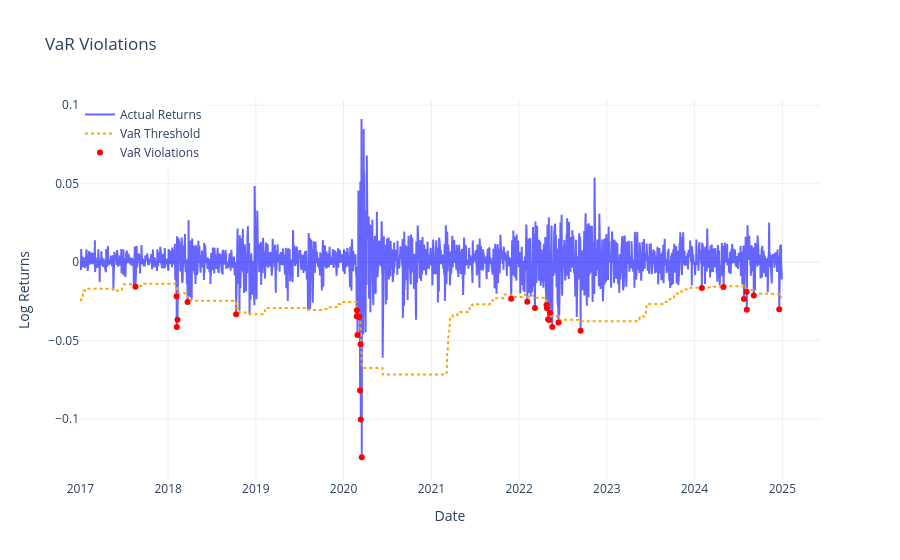

The notebook cell this image was saved under:
### Code cell
plots.plot_var_violations(snp_garch_fbm_var, var_col='VaR_99', predicted_col='predicted_log_returns')

### Figure 1 — Plotly figure (JSON) as saved in the notebook; plotly's stock layout.template omitted (floating-point values rounded to 4 significant figures; data arrays with more than 128 entries replaced by an {"elided": "..."} marker saying what was removed)
{"data": [{"line": {"color": "blue"}, "mode": "lines", "name": "Actual Returns", "opacity": 0.6, "type": "scatter", "x": {"elided": "2012 str values"}, "y": {"elided": "2012 float values"}}, {"line": {"color": "orange", "dash": "dot"}, "mode": "lines", "name": "VaR Threshold", "type": "scatter", "x": {"elided": "2012 str values"}, "y": {"elided": "2012 float values"}}, {"marker": {"color": "red", "size": 6, "symbol": "circle"}, "mode": "markers", "name": "VaR Violations", "type": "scatter", "x": ["2017-08-18T00:00:00", "2018-02-05T00:00:00", "2018-02-06T00:00:00", "2018-02-09T00:00:00", "2018-03-23T00:00:00", "2018-10-11T00:00:00", "2020-02-25T00:00:00", "2020-02-26T00:00:00", "2020-02-28T00:00:00", "2020-03-06T00:00:00", "2020-03-10T00:00:00", "2020-03-12T00:00:00", "2020-03-13T00:00:00", "2020-03-17T00:00:00", "2021-11-29T00:00:00", "2022-02-04T00:00:00", "2022-03-08T00:00:00", "2022-04-25T00:00:00", "2022-04-27T00:00:00", "2022-05-02T00:00:00", "2022-05-06T00:00:00", "2022-05-10T00:00:00", "2022-05-19T00:00:00", "2022-06-14T00:00:00", "2022-09-14T00:00:00", "2024-02-01T00:00:00", "2024-05-01T00:00:00", "2024-07-25T00:00:00", "2024-08-05T00:00:00", "2024-08-06T00:00:00", "2024-09-04T00:00:00", "2024-12-19T00:00:00"], "y": [-0.01573, -0.02166, -0.04134, -0.03672, -0.02532, -0.03323, -0.03445, -0.03067, -0.04639, -0.035, -0.08181, -0.05239, -0.1003, -0.1244, -0.02339, -0.0253, -0.02918, -0.02723, -0.02936, -0.03638, -0.03688, -0.0322, -0.0414, -0.0384, -0.0437, -0.0165, -0.0159, -0.02346, -0.01883, -0.0303, -0.02126, -0.02998]}], "layout": {"hovermode": "x unified", "legend": {"x": 0, "y": 1}, "title": {"text": "VaR Violations"}, "xaxis": {"title": {"text": "Date"}}, "yaxis": {"title": {"text": "Log Returns"}}}}
